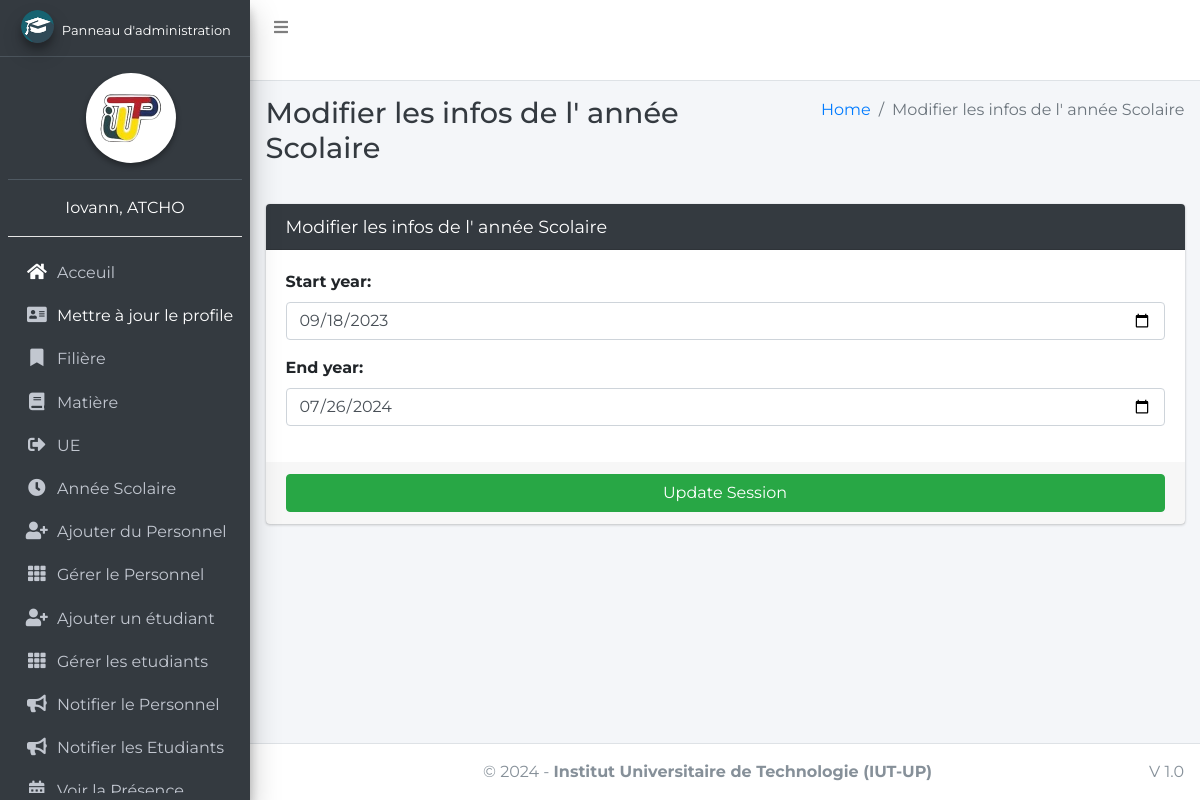
Screenshot of /session/edit/1 (signed in) with the database file from the repository.
### main_app/models.py (models this page shows, shortened)
class CustomUser(AbstractUser):
    USER_TYPE = ((1, "HOD"), (2, "Staff"), (3, "Student"))
    GENDER = [("M", "Male"), ("F", "Female")]
    username = None  # Removed username, using email instead
    email = models.EmailField(unique=True)
    user_type = models.CharField(default=1, choices=USER_TYPE, max_length=1)
    gender = models.CharField(max_length=1, choices=GENDER)
    profile_pic = models.ImageField()
    address = models.TextField()
    fcm_token = models.TextField(default="")  # For firebase notifications
    created_at = models.DateTimeField(auto_now_add=True)
    updated_at = models.DateTimeField(auto_now=True)
    USERNAME_FIELD = "email"
    REQUIRED_FIELDS = []
    objects = CustomUserManager()
    def __str__(self):
        return self.last_name + ", " + self.first_name

class Session(models.Model):
    start_year = models.DateField()
    end_year = models.DateField()

### main_app/hod_views.py (the view)
def edit_session(request, session_id):
    instance = get_object_or_404(Session, id=session_id)
    form = SessionForm(request.POST or None, instance=instance)
    context = {'form': form, 'session_id': session_id,
               'page_title': 'Modifier les infos de l\' année Scolaire'}
    if request.method == 'POST':
        if form.is_valid():
            try:
                form.save()
                messages.success(request, "Session mise à jour")
                return redirect(reverse('edit_session', args=[session_id]))
            except Exception as e:
                messages.error(
                    request, "Mise à jour de la session impossible " + str(e))
                return render(request, "hod_template/edit_session_template.html", context)
        else:
            messages.error(request, "Formulaire invalid ")
            return render(request, "hod_template/edit_session_template.html", context)
    else:
        return render(request, "hod_template/edit_session_template.html", context)

### main_app/forms.py
class SessionForm(FormSettings):
    def __init__(self, *args, **kwargs):
        super(SessionForm, self).__init__(*args, **kwargs)
    class Meta:
        model = Session
        fields = '__all__'
        widgets = {
            'start_year': DateInput(attrs={'type': 'date'}),
            'end_year': DateInput(attrs={'type': 'date'}),
        }

### main_app/templates/hod_template/edit_session_template.html
{% extends 'main_app/base.html' %}
{% load static %}
{% block page_title %}{{page_title}}{% endblock page_title %}
{% block content %}
<section class="content">
    <div class="container-fluid">
        <div class="row">
            <div class="col-md-12">
                <div class="card card-dark">
                    <div class="card-header">
                        <h3 class="card-title">{{page_title}}</h3>
                    </div>
                    {% include "main_app/form_template.html" with messages=messages  form=form button_text="Update Session"%}
                </div>
            </div>
        </div>
    </div>
</section>
{% endblock content %}

### main_app/templates/main_app/sidebar_template.html (shortened to what this page needs)
{% load static %}
<aside class="main-sidebar elevation-4 sidebar-dark-info">
    {% if request.user.user_type == '1' %}
    <a href="{% url 'admin_home' %}" class="brand-link">
        <img src="{% static 'dist/img/cmsl.png' %} " alt="AdminLTE Logo"
            class="brand-image img-circle elevation-3" >
        <span class="brand-text fw-bold text-white" style="font-size: small;">Panneau d'administration</span>
    </a>
    <div class="sidebar">
        <div class="user-panel mt-3 pb-3 mb-3 text-center">
            <div class="image text-center ">
                <img src="{% static 'dist/img/logoiut.png' %}" class="img-circle elevation-2 bg-white w-50" alt="User Image">
            </div>
        </div>
        <div class="info  text-center">
            <a href="#" class="d-block text-white">{{user}}</a>
            <hr class="bg-white">
        </div>
        <nav class="mt-2">
            <ul class="nav nav-pills nav-sidebar flex-column" data-widget="treeview" role="menu" data-accordion="false">
                <li class="nav-item">
                    {% url 'admin_home' as admin_home %}
                    <a href="{{admin_home}}" class="nav-link {% if admin_home == request.path %} active {% endif %}">
                        <i class="nav-icon fas fa-home text-white"></i>
                        <p>
                            Acceuil
                        </p>
                    </a>
                </li>
                <li class="nav-item">
                    {% url 'admin_view_profile' as admin_view_profile %}
                    <a href="{{admin_view_profile}}"
                        class="nav-link {% if admin_view_profile == request.path %} active {% endif %}">
                        <i class="nav-icon fas fa-address-card"></i>
                        <p class="text-white">
                            Mettre à jour le profile
                        </p>
                    </a>
                </li>
                <li class="nav-item has-treeview">
                    <a href="#" class="nav-link">
                        <i class="nav-icon fas fa-bookmark"></i>
                        <p>
                            Filière
                        </p>
                    </a>
                </li>
                <li class="nav-item has-treeview">
                    <a href="#" class="nav-link">
                        <i class="nav-icon fas fa-book"></i>
                        <p>
                            Matière
                        </p>
                    </a>
                </li>
                <li class="nav-item has-treeview">
                    <a href="#" class="nav-link">
                        <i class="nav-icon fas fa-sign-out-alt"></i>
                        <p>
                            UE
                        </p>
                    </a>
                </li>
                <li class="nav-item has-treeview">
                    <a href="#" class="nav-link">
                        <i class="nav-icon fas fa-clock"></i>
                        <p>
                            Année Scolaire
                        </p>
                    </a>
                </li>
                <li class="nav-item">
                    {% url 'add_staff' as add_staff %}
                    <a href="{{add_staff}}" class="nav-link {% if add_staff == request.path %} active {% endif %}">
                        <i class="nav-icon fas fa-user-plus"></i>
                        <p>
                            Ajouter du Personnel
                        </p>
                    </a>
                </li>
                <li class="nav-item">
                    {% url 'manage_staff' as manage_staff %}
                    {% url 'edit_staff' staff_id as edit_staff %}
                    <a href="{{manage_staff}}"
                        class="nav-link {% if manage_staff == request.path or request.path == edit_staff %} active {% endif %}">
                        <i class="nav-icon fas fa-th"></i>
                        <p>
                            Gérer le Personnel
                        </p>
                    </a>
                </li>
                <li class="nav-item">
                    {% url 'add_student' as add_student%}
                    <a href="{{add_student}}" class="nav-link  {% if add_student == request.path %} active {% endif %}">
                        <i class="nav-icon fas fa-user-plus"></i>
                        <p>
                            Ajouter un étudiant
                        </p>
                    </a>
                </li>
                <li class="nav-item">
                    {% url 'manage_student' as manage_student %}
                    {% url 'edit_student' student_id as edit_student %}
                    <a href="{{manage_student}}"
                        class="nav-link  {% if edit_student == request.path or manage_student == request.path %} active {% endif %}">
                        <i class="nav-icon fas fa-th"></i>
                        <p>
                            Gérer les etudiants
                        </p>
                    </a>
                </li>
                <li class="nav-item">
                    {% url 'admin_notify_staff' as admin_notify_staff %}
                    <a href="{{admin_notify_staff}}"
                        class="nav-link {% if admin_notify_staff == request.path %} active {% endif %}">
                        <i class="nav-icon fas fa-bullhorn"></i>
                        <p>
                            Notifier le Personnel
                        </p>
                    </a>
                </li>
                <li class="nav-item">
                    {% url 'admin_notify_student' as admin_notify_student %}
                    <a href="{{admin_notify_student}}"
                        class="nav-link {% if admin_notify_student == request.path %} active {% endif %}">
                        <i class="nav-icon fas fa-bullhorn"></i>
                        <p>
                            Notifier les Etudiants
                        </p>
                    </a>
                </li>
                <li class="nav-item">
                    {% url 'admin_view_attendance' as admin_view_attendance %}
                <li class="nav-item">
                    <a href="{{admin_view_attendance}}"
                        class="nav-link  {% if admin_view_attendance == request.path %} active {% endif %}">
                        <i class="nav-icon fas fa-calendar-alt"></i>
                        <p>
                            Voir la Présence
                        </p>
                    </a>
                </li>
                                        {% endif %}
                                    </ul>
                                </nav>
                            </div>
</aside>

### main_app/templates/main_app/form_template.html (shortened to what this page needs)
<form role="form" method="POST" enctype="multipart/form-data">
    <div class="card-body">
        {% for field in form  %}
        <div class="form-group">
            {{field.label_tag}}
            {{field}}
        </div>
        {% endfor %}
    </div>
    <div class="card-footer">
        <button type="submit" class="btn btn-success btn-block">
            {% if button_text %}
            {{button_text}}
            {% else %}
            Submit
            {% endif %}
        </button>
    </div>
</form>

### main_app/templates/main_app/base.html (style rules this page uses)
body { font-family: 'Montserrat', sans-serif; }

### rows the page displays
CustomUser: last_name+first_name "Iovann, ATCHO"
Session: form "09/18/2023" "07/26/2024"

### other values shown
{{ page_title }} "Modifier les infos de l' année Scolaire"
{{ field.label_tag }} "Start year:" "End year:"
{{ button_text }} "Update Session"
